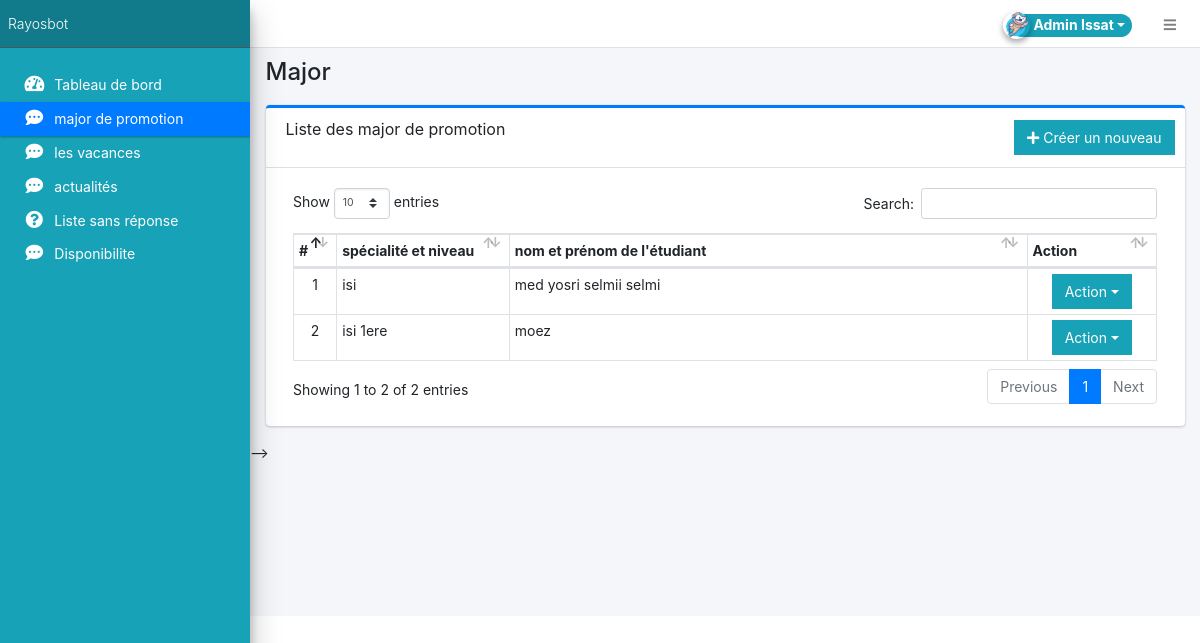
/admin/?page=major (signed in), run on the app's committed database.
### tables this page shows
CREATE TABLE `major` (
  `id` int(11) NOT NULL,
  `niv_sp` varchar(500) NOT NULL,
  `fullname` varchar(50) NOT NULL
);

### admin/major/index.php (the view, shortened to what this page needs)
<div class="card card-outline card-primary">
	<div class="card-header">
		<h3 class="card-title">Liste des major de promotion</h3>
		<div class="card-tools">
			<a href="?page=major de promotion/manage" class="btn btn-flat btn-info"><span class="fas fa-plus"></span>  Créer un nouveau</a>
		</div>
	</div>
	<div class="card-body">
		<div class="container-fluid">
			<table class="table table-bordered table-stripped">
				<colgroup>
					<col width="5%">
					<col width="20%">
					<col width="60%">
					<col width="15%">
				</colgroup>
				<thead>
					<tr>
						<th>#</th>
						<th>spécialité et niveau</th>
						<th> nom et prénom de l'étudiant</th>
						<th>Action</th>
					</tr>
				</thead>
				<tbody>
					<?php
					$i = 1;
						$qry = $conn->query("SELECT id,niv_sp, fullname FROM `major` ORDER BY fullname ASC");
						while($row = $qry->fetch_assoc()):
					?>
						<tr>
							<td class="text-center"><?php echo $i++; ?></td>
							<td><?php echo $row['niv_sp'] ?></td>
							<td><?php echo $row['fullname'] ?></td>
							<td align="center">
								 <button type="button" class="btn btn-flat btn-info dropdown-toggle dropdown-icon" data-toggle="dropdown">
				                  		Action
				                  </button>
							</td>
						</tr>
					<?php endwhile; ?>
				</tbody>
			</table>
		</div>
	</div>
</div>

### data on the page
major: niv_sp "isi", fullname "med yosri selmii selmi"
major: niv_sp "isi 1ere", fullname "moez"

### other printed values
$_settings->userdata('firstname').' '.$_settings->userdata('lastname') "Admin Issat"
str_replace(array("/","_"), " ",$page) "Major"
